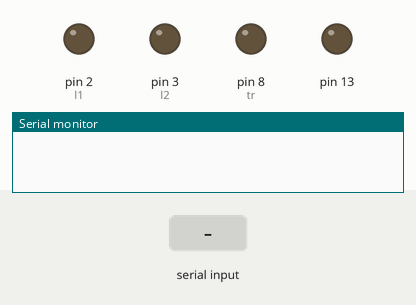
A sketch run on a simulated Arduino Uno, built with avr-gcc and run on an emulated ATmega328P. Parts: output pins drawn as LEDs (lit = HIGH), the last lines printed to the serial monitor. The inputs (shaded band) are chosen by the test bench. Pins used as bus, display or sensor lines are not drawn.

Above: at 1.2 s.
1.3 s: "F" received over Serial
At 2.1 s:
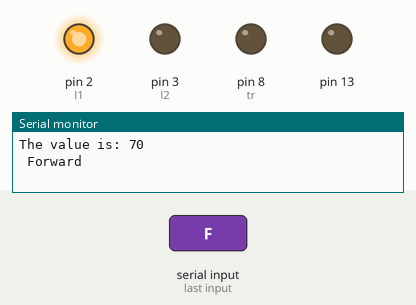
2.8 s: "B" received over Serial
At 3.3 s:
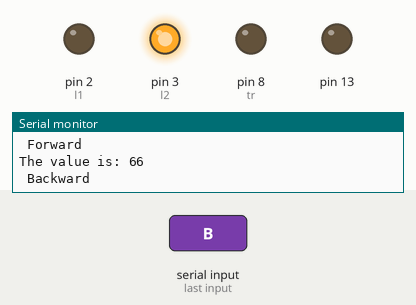
4.3 s: "R" received over Serial
At 5.6 s:
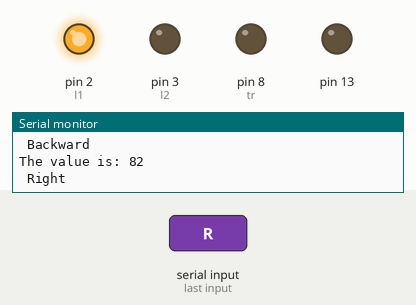
Timing chart, 0 to 7.3 s (numbered marks = the images above; inputs shaded):
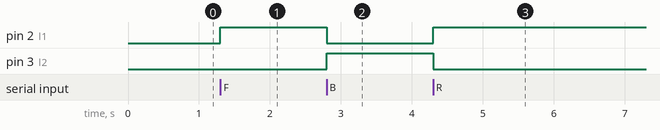

The sketch:

bluetooth_controlling.ino
```cpp
// C++ code
//
int var;
int l1=2;
int l2=3;
int r1=4;
int r2=5;
int ec=7;
int tr=8;

void setup()
{
  pinMode(13, OUTPUT);
  pinMode(tr, OUTPUT);
  pinMode(ec, INPUT);
  pinMode(l1, OUTPUT);
  pinMode(l2, OUTPUT);
  pinMode(r1, OUTPUT);
  pinMode(r2, OUTPUT);
  Serial.begin(9600);
}

void loop()
{

  if (Serial.available())
    {
      int var = Serial.read();
      Serial.print("The value is: ");
      Serial.println(var);

      if (var==70) {
        forw();
      }
      else if (var==66){
        back();
      }
      else if (var==82){
        right();
      }
      else if (var==76){
        left();
      }
      else{
        st();
      }
    }
}

void forw(){
  digitalWrite(l1, HIGH);
  digitalWrite(l2,LOW);
  digitalWrite(r1, HIGH);
  digitalWrite(r2,LOW);
  Serial.println(" Forward ");
}
void back(){
  digitalWrite(l1, LOW);
  digitalWrite(r1, LOW);
  digitalWrite(l2, HIGH);
  digitalWrite(r2, HIGH);
  Serial.println(" Backward ");
}
void st(){
  digitalWrite(l1, LOW);
  digitalWrite(r1, LOW);
  digitalWrite(l2,LOW);
  digitalWrite(r2,LOW);
  Serial.println(" Stop ");
}
void right(){
  digitalWrite(l1, HIGH);
  digitalWrite(r1, LOW);
  digitalWrite(l2,LOW);
  digitalWrite(r2,HIGH);
  Serial.println(" Right ");
}
void left(){
  digitalWrite(l1, LOW);
  digitalWrite(r1, HIGH);
  digitalWrite(l2, HIGH);
  digitalWrite(r2,LOW);
  Serial.println(" Left ");
}
```

Measured:
- after the input at 1.3 s, pin 2 (l1): LOW → HIGH at once
- after the input at 2.8 s, pin 2 (l1): HIGH → LOW at once; pin 3 (l2): LOW → HIGH at once
- after the input at 4.3 s, pin 2 (l1): LOW → HIGH at once; pin 3 (l2): HIGH → LOW at once
